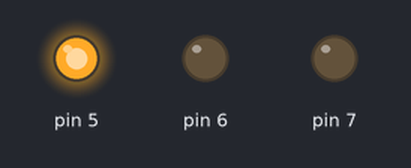
Simulated run of this sketch. Board: Arduino Uno, built with avr-gcc and run on an emulated ATmega328P. Parts: output pins drawn as LEDs (lit = HIGH).

Above: at 0.5 s.
At 1.5 s:
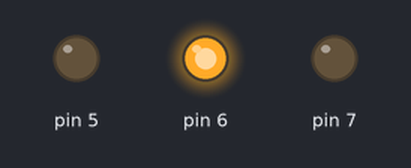
At 2.5 s:
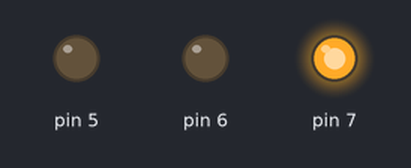
At 3.5 s:
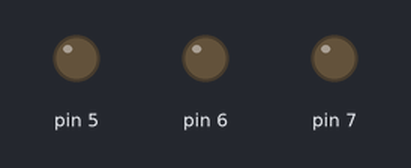
Timing chart, 0 to 5.2 s (numbered marks = the images above):
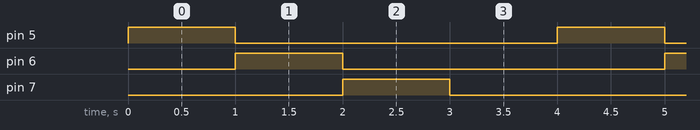

Measured:
- by itself, pin 5–7: alternates HIGH for 1.0 s and LOW for 3.0 s
- by itself, everything shown: repeats every 4.0 s, in 4 steps

The sketch:

diode3.ino
```cpp
void setup() {
  // put your setup code here, to run once:
  pinMode(5, OUTPUT);
  pinMode(6, OUTPUT);
  pinMode(7, OUTPUT);
  Serial.begin(9600);
}

void loop() {
  // put your main code here, to run repeatedly:
  digitalWrite(5, HIGH);
  delay(1000);
  digitalWrite(5, LOW);

  digitalWrite(6, HIGH);
  delay(1000);
  digitalWrite(6, LOW);

  digitalWrite(7, HIGH);
  delay(1000);
  digitalWrite(7, LOW);

  delay(1000);
}
```
